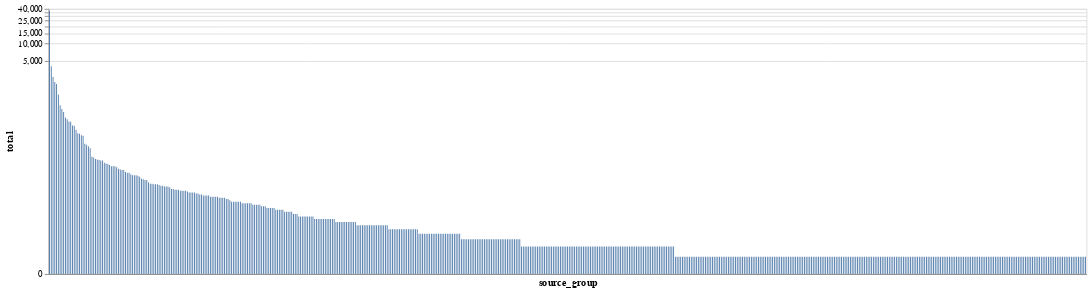

Notebook code for this chart:
### Markdown cell above
This is easier to see if we use a symlog scale for the y axis.

### Code cell
alt.Chart(df_source_groups.loc[df_source_groups["number_of_sources"] > 1]).mark_bar(
    size=1
).encode(
    x=alt.X("source_group:N", sort="-y", axis=alt.Axis(labels=False, ticks=False)),
    y=alt.Y("total:Q", scale=alt.Scale(type="symlog")),
    tooltip=["source_group", "total"],
).properties(
    width=alt.Step(2)
)

### Figure 1 — Vega-Lite specification as saved in the notebook (floating-point values rounded to 4 significant figures; data arrays with more than 128 entries replaced by an {"elided": "..."} marker saying what was removed)
{"config": {"view": {"continuousWidth": 400, "continuousHeight": 300}}, "data": {"name": "data-f3642233c05d55d199bae26e885b9d42"}, "mark": {"type": "bar", "size": 1}, "encoding": {"tooltip": [{"field": "source_group", "type": "nominal"}, {"field": "total", "type": "quantitative"}], "x": {"axis": {"labels": false, "ticks": false}, "field": "source_group", "sort": "-y", "type": "nominal"}, "y": {"field": "total", "scale": {"type": "symlog"}, "type": "quantitative"}}, "width": {"step": 2}, "$schema": "https://vega.github.io/schema/vega-lite/v4.17.0.json", "datasets": {"data-f3642233c05d55d199bae26e885b9d42": {"elided": "587 records"}}}
